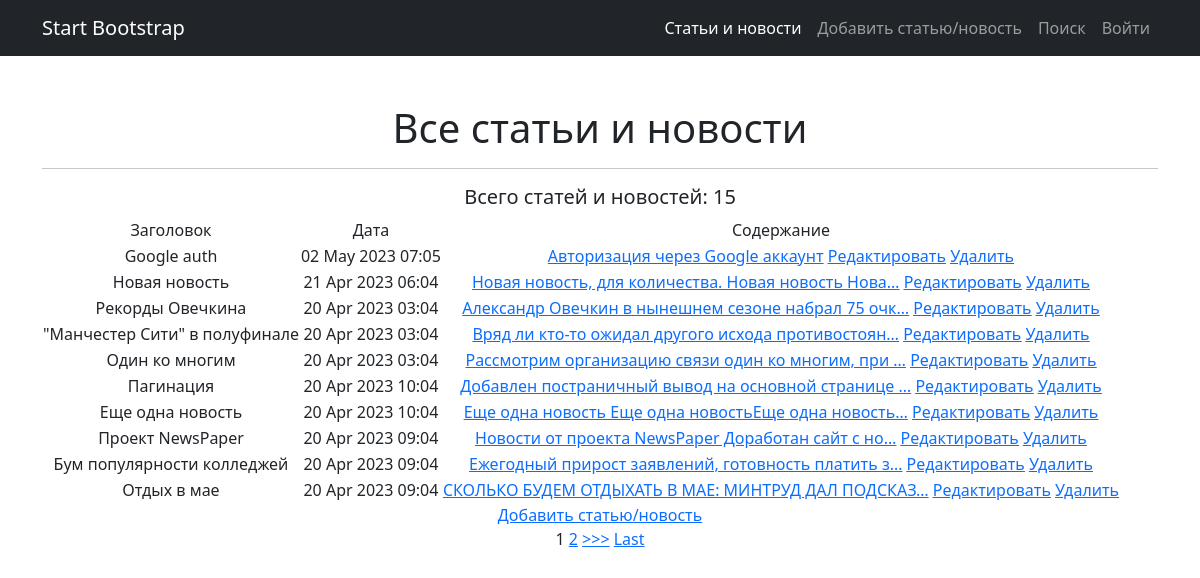
The page /news/ on the database as committed earlier.
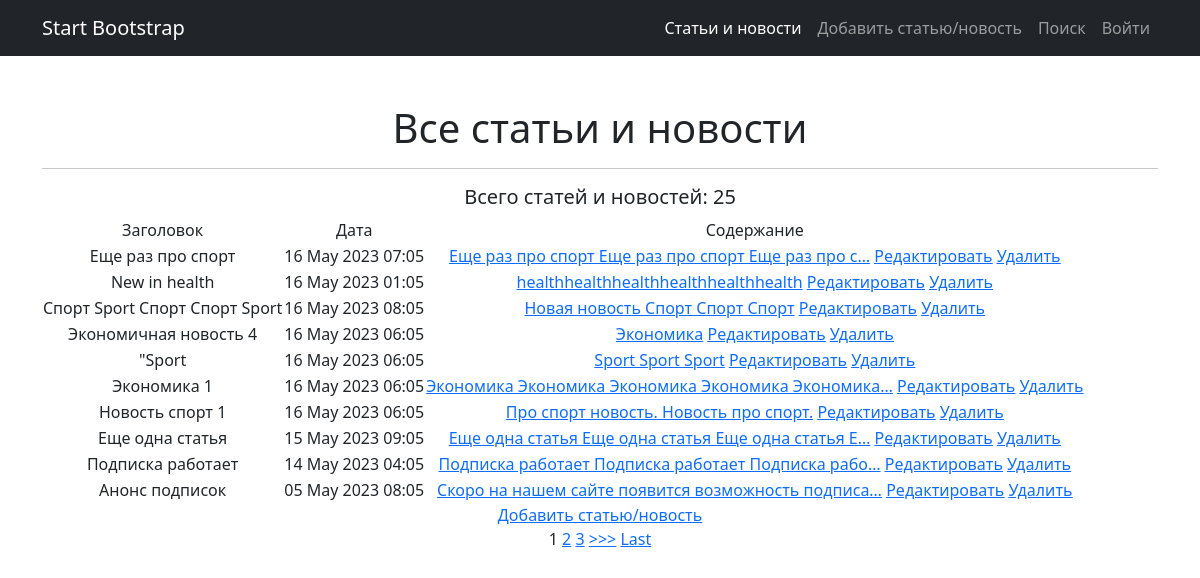
The same page on the database as committed later.
### news/models.py (models this page shows, shortened)
class Post (models.Model):
    author = models.ForeignKey(Author, on_delete=models.CASCADE)
    article='AR'
    news='NW'
    POST_TYPES=[
        (article, 'Статья'),
        (news,'Новость')
    ]
    postType=models.CharField(max_length=2, choices=POST_TYPES, default=news)
    dateTimeCreate=models.DateTimeField(auto_now_add=True)
    postCategory=models.ManyToManyField(Category, through='PostCategory')
    title=models.CharField(max_length=255)
    text=models.TextField()
    postRating=models.IntegerField(default=0)

### news/views.py (the view)
# urls.py: path('', PostList.as_view()), # т.к. сам по себе это класс, то нам надо представить этот класс в виде view. Для этого вызываем метод as_view
class PostList(ListView):
    model = Post  # указываем модель, объекты которой мы будем выводить
    template_name = 'posts.html'  # указываем имя шаблона, в котором будет лежать HTML, в нём будут все инструкции о том, как именно пользователю должны вывестись наши объекты
    context_object_name = 'posts'  # это имя списка, в котором будут лежать все объекты, его надо указать, чтобы обратиться к самому списку объектов через HTML-шаблон
    queryset = Post.objects.order_by('-id') # это если без формы поиска
    paginate_by = 10 # поставим постраничный вывод в 10 элементов

### news/templatetags/news_filters.py (called while the page is built)
@register.filter(name='censor') # регистрируем наш фильтр под именем censor, чтоб django понимал, что это именно фильтр, а не простая функция
def censor(value): # первый аргумент здесь — это то значение, к которому надо применить фильтр, т.е. примерно следующее будет в шаблоне value|censor
    for word in bad_words_list:
        value = value.replace(word, "")
    return value # возвращаемое функцией значение — это то значение, которое подставится к нам в шаблон

### templates/posts.html (shortened to what this page needs)
{% extends 'default.html' %}
{% load news_filters %}
{% block content %}
    <h1>Все статьи и новости</h1>
    <hr>
    {% if posts %}
    {% if is_paginated %}
    <h5>Всего статей и новостей: {{ page_obj.paginator.count }}</h5>
    {% else %}
    <h5>Всего статей и новостей: {{ posts|length }}</h5>
    {% endif %}
        <table>
            <tr>
                <td>
                    Заголовок
                </td>
                <td>
                    Дата
                </td>
                <td>
                    Содержание
                </td>
            </tr>
        {% for post in posts %}
            <tr>
                <td>
                    {{ post.title|censor }}
                </td>
                <td>
                    {{ post.dateTimeCreate|date:'d M Y h:m' }}
                </td>
                <td>
                    <a href="/news/{{ post.id }}">{{ post.text|censor|truncatechars:50 }}</a>
                    <a href="/news/{{ post.id }}/edit"><u>Редактировать</u></a>
                    <a href="/news/{{ post.id }}/delete"><u>Удалить</u></a>
                </td>
            </tr>
        {% endfor %}
        </table>
        <a href="/news/add">Добавить статью/новость</a> <br>
        {% if is_paginated %}
        {% for num in page_obj.paginator.page_range %}
            {% if page_obj.number == num %}
                <a>{{ num }}</a>
            {% elif num > page_obj.number|add:'-3' and num < page_obj.number|add:'3' %}
                <a href="?page={{ num }}">{{ num }}</a>
            {% endif %}
        {% endfor %}
        {% if page_obj.has_next %}
            <a href="?page={{ page_obj.next_page_number }}">>>></a>
            <a href="?page={{ page_obj.paginator.num_pages }}">Last</a>
        {% endif %}
        {% endif %}
    {% else %}
        <h2>Статей и новостей нет!</h2>
    {% endif %}
{% endblock content %}

Rows that differ between the two databases and show on the page:
no longer on this page (row unchanged): Post: title|censor "Google auth", dateTimeCreate "02 May 2023 07:05", text|censor "Авторизация через Google аккаунт"
no longer on this page (row unchanged): Post: title|censor "Новая новость", dateTimeCreate "21 Apr 2023 06:04", text|censor "Новая новость, для количества. Новая новость Нова…"
no longer on this page (row unchanged): Post: title|censor "Рекорды Овечкина", dateTimeCreate "20 Apr 2023 03:04", text|censor "Александр Овечкин в нынешнем сезоне набрал 75 очк…"
no longer on this page (row unchanged): Post: title|censor "\"Манчестер Сити\" в полуфинале", dateTimeCreate "20 Apr 2023 03:04", text|censor "Вряд ли кто-то ожидал другого исхода противостоян…"
no longer on this page (row unchanged): Post: title|censor "Один ко многим", dateTimeCreate "20 Apr 2023 03:04", text|censor "Рассмотрим организацию связи один ко многим, при …"
no longer on this page (row unchanged): Post: title|censor "Пагинация", dateTimeCreate "20 Apr 2023 10:04", text|censor "Добавлен постраничный вывод на основной странице …"
no longer on this page (row unchanged): Post: title|censor "Еще одна новость", dateTimeCreate "20 Apr 2023 10:04", text|censor "Еще одна новость Еще одна новостьЕще одна новость…"
no longer on this page (row unchanged): Post: title|censor "Проект NewsPaper", dateTimeCreate "20 Apr 2023 09:04", text|censor "Новости от проекта NewsPaper Доработан сайт с но…"
no longer on this page (row unchanged): Post: title|censor "Бум популярности колледжей", dateTimeCreate "20 Apr 2023 09:04", text|censor "Ежегодный прирост заявлений, готовность платить з…"
no longer on this page (row unchanged): Post: title|censor "Отдых в мае", dateTimeCreate "20 Apr 2023 09:04", text|censor "СКОЛЬКО БУДЕМ ОТДЫХАТЬ В МАЕ: МИНТРУД ДАЛ ПОДСКАЗ…"
added Post: title|censor "Еще раз про спорт", dateTimeCreate "16 May 2023 07:05", text|censor "Еще раз про спорт Еще раз про спорт Еще раз про с…"
added Post: title|censor "New in health", dateTimeCreate "16 May 2023 01:05", text|censor "healthhealthhealthhealthhealthhealth"
added Post: title|censor "Спорт Sport Спорт Спорт Sport", dateTimeCreate "16 May 2023 08:05", text|censor "Новая новость Спорт Спорт Спорт"
added Post: title|censor "Экономичная новость 4", dateTimeCreate "16 May 2023 06:05", text|censor "Экономика"
added Post: title|censor "\"Sport", dateTimeCreate "16 May 2023 06:05", text|censor "Sport Sport Sport"
added Post: title|censor "Экономика 1", dateTimeCreate "16 May 2023 06:05", text|censor "Экономика Экономика Экономика Экономика Экономика…"
added Post: title|censor "Новость спорт 1", dateTimeCreate "16 May 2023 06:05", text|censor "Про спорт новость. Новость про спорт."
added Post: title|censor "Еще одна статья", dateTimeCreate "15 May 2023 09:05", text|censor "Еще одна статья Еще одна статья Еще одна статья Е…"
added Post: title|censor "Подписка работает", dateTimeCreate "14 May 2023 04:05", text|censor "Подписка работает Подписка работает Подписка рабо…"
added Post: title|censor "Анонс подписок", dateTimeCreate "05 May 2023 08:05", text|censor "Скоро на нашем сайте появится возможность подписа…"
Other text that changed with them:
{{ page_obj.paginator.count }}: "15" → "25"
new list line: "3"
